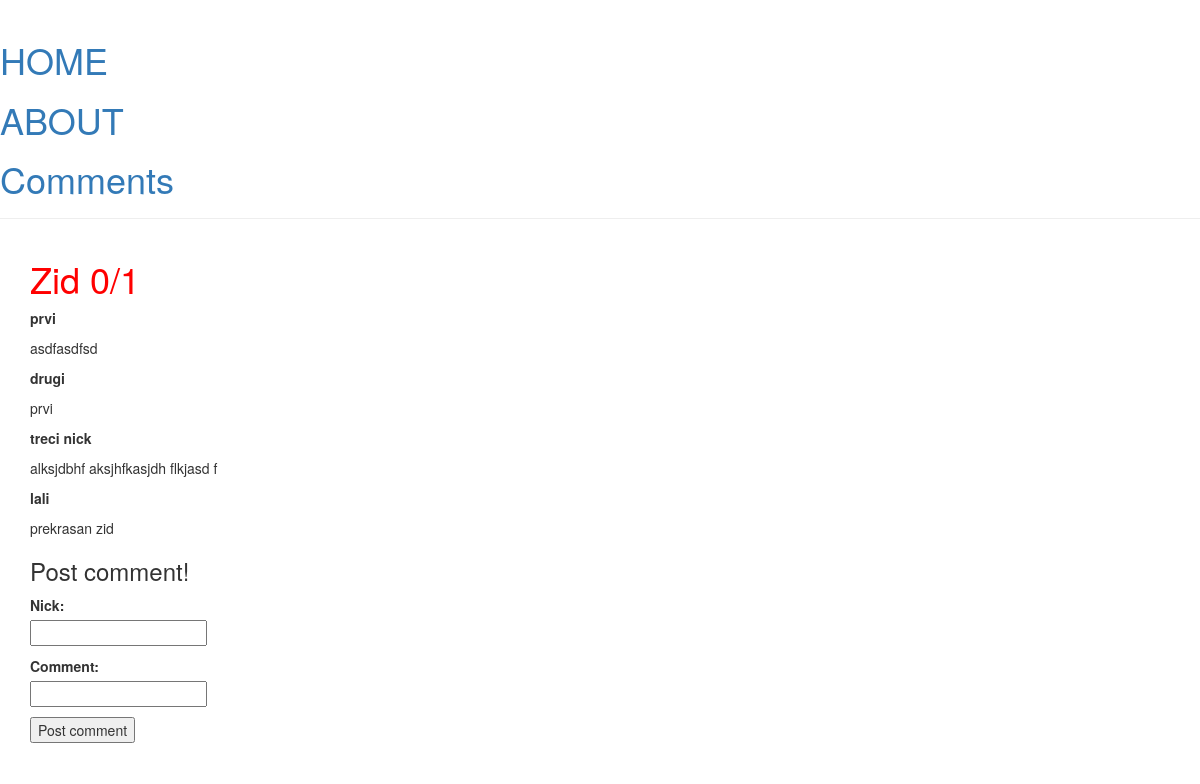
The app's page /slikice/1 with its own data.
### imgs/models.py (models this page shows, shortened)
class Image(models.Model):
    title = models.CharField(max_length=255, unique=True, blank=False)
    url = models.CharField(max_length=512)
    description = models.TextField(blank=True)
    pub_date = models.DateTimeField('Published at')
    upvotes = models.IntegerField(default=0)
    downvotes = models.IntegerField(default=0)

class Comment(models.Model):
    image = models.ForeignKey(Image, on_delete=models.CASCADE)
    text = models.TextField(blank=False)
    nick = models.CharField(max_length=128, blank=False)

### imgs/views.py (the view)
# urls.py: path('slikice/<int:image_id>', views.detail, name="detail"),
def detail(request, image_id):
    image = get_object_or_404(Image,pk=image_id)
    context = {
        'image': image,
        'comments': image.comment_set.all()
    }
    return render(request, 'imgs/detail.html', context)

### imgs/templates/imgs/detail.html (shortened to what this page needs)
{% extends 'imgs/base.html' %}
{% block content %}
{% if image %}
    <h1>{{ image.title }} {{ image.upvotes }}/{{ image.downvotes }}</h1>
    <div>
        {% for comment in comments %}
            <p><strong>{{ comment.nick }}</strong></p>
            <p>{{ comment.text }}</p>
        {% endfor %}
        <div>
            <h3>Post comment!</h3>
            <form action="{% url 'post_comment' image.id %}" method="post">
                <p>
                    <label for="comment_nick">Nick: </label> <br>
                    <input type="text" name="nick" id="comment_nick">
                </p>
                <p>
                    <label for="comment_text">Comment: </label> <br>
                    <input type="text" name="text" id="comment_text">
                </p>
                <input type="submit" value="Post comment">
            </form>
        </div>
    </div>
{% else %}
    <p>No images in database!</p>
{% endif %}
{% endblock %}

### imgs/static/imgs/style.css (style rules this page uses)
h1 { color: red; }

### records on screen
Image: title "Zid", upvotes "0", downvotes "1"
Comment: nick "prvi", text "asdfasdfsd"
Comment: nick "drugi", text "prvi"
Comment: nick "treci nick", text "alksjdbhf aksjhfkasjdh flkjasd f"
Comment: nick "lali", text "prekrasan zid"
